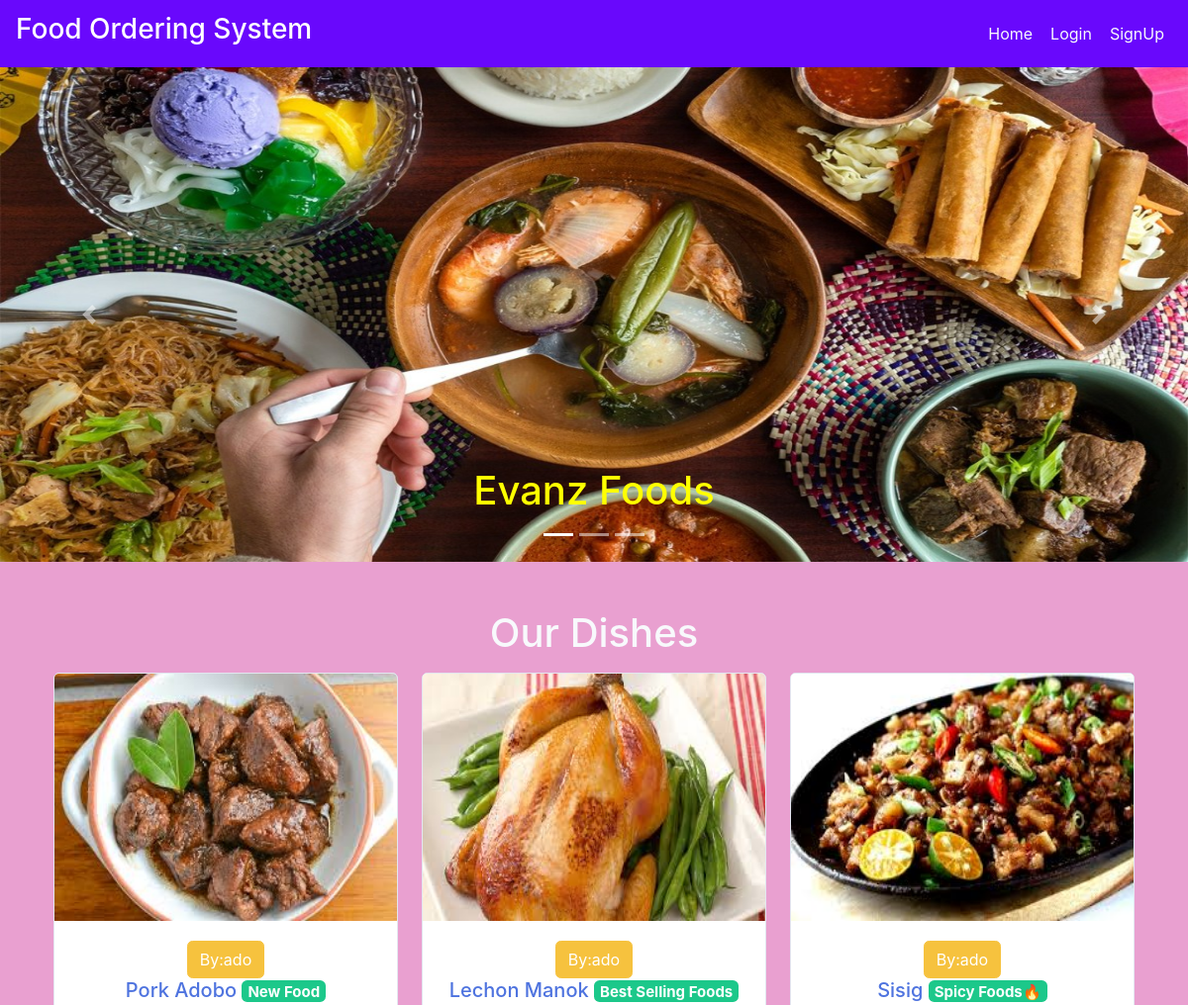
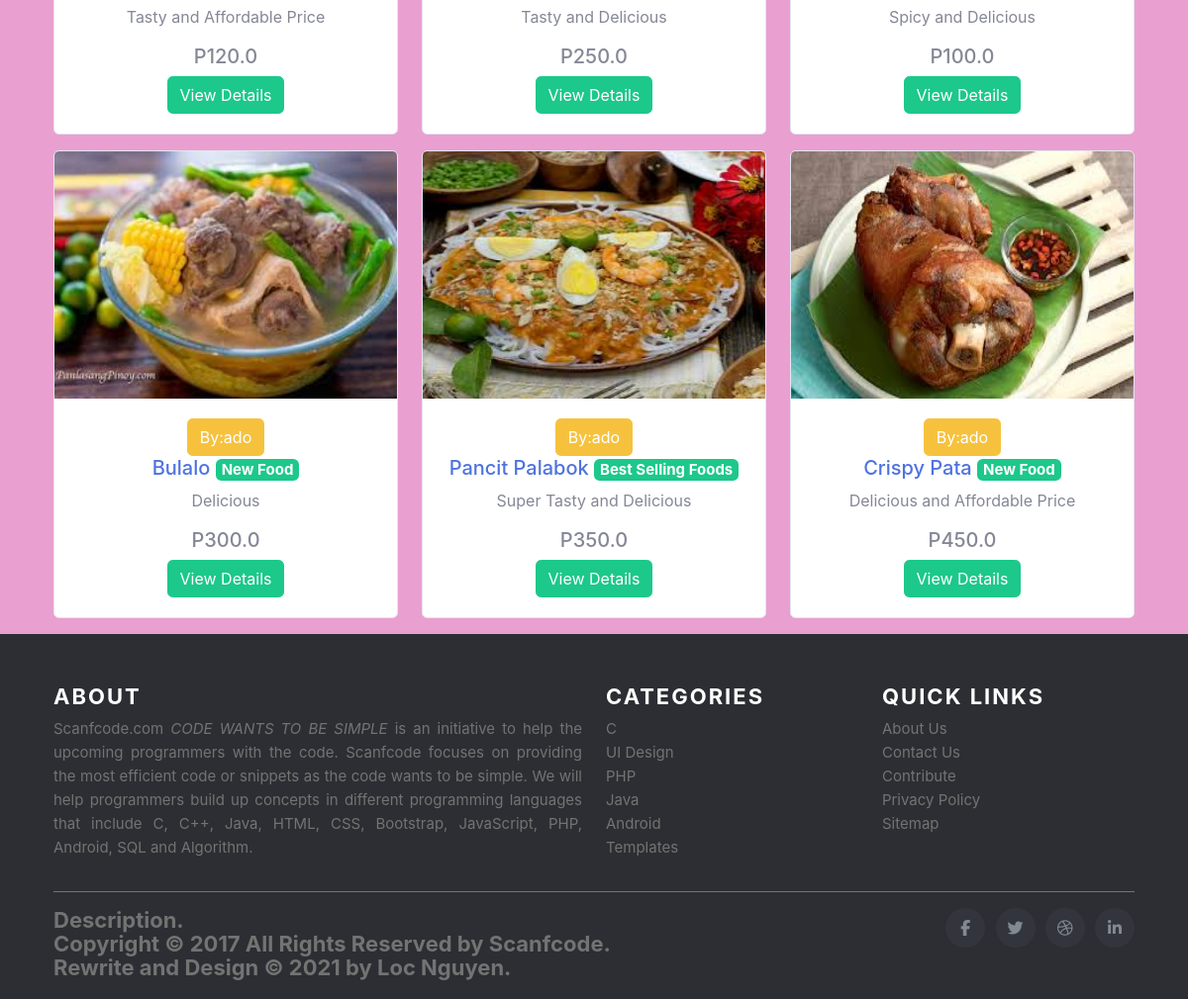
The page / on the database its author committed (2 pictures, top to bottom).
### main/models.py (models this page shows, shortened)
class Item(models.Model):
    LABELS = (
        ('Best Selling Foods', 'Best Selling Foods'),
        ('New Food', 'New Food'),
        ('Spicy Foods🔥', 'Spicy Foods🔥'),
    )
    LABEL_COLOUR = (
        ('danger', 'danger'),
        ('success', 'success'),
        ('primary', 'primary'),
        ('info', 'info'),
        ('warning', 'warning'),
    )
    title = models.CharField(max_length=150)
    description = models.CharField(max_length=250,blank=True)
    price = models.FloatField()
    pieces = models.IntegerField(default=6)
    instructions = models.CharField(max_length=250,default="Available")
    image = models.ImageField(default='default.png', upload_to='images/')
    labels = models.CharField(max_length=25, choices=LABELS, blank=True)
    label_colour = models.CharField(max_length=15, choices=LABEL_COLOUR, blank=True)
    slug = models.SlugField(default="foods")
    created_by = models.ForeignKey(User, on_delete=models.CASCADE)

### main/views.py (the view)
# urls.py: path('', MenuListView.as_view(), name='home'),
class MenuListView(ListView):
    model = Item
    template_name = 'main/home.html'
    context_object_name = 'menu_items'

### main/templates/main/home.html (shortened to what this page needs)
{% extends "main/layout.html" %}
{% block content %}
  <div class="home bg-danger" style="background-color: #E9A0D0!important;">
    <div id="carouselExampleCaptions" class="carousel slide mb-5" data-ride="carousel" style="height: 500px;">
        <ol class="carousel-indicators">
          <li data-target="#carouselExampleCaptions" data-slide-to="0" class="active"></li>
          <li data-target="#carouselExampleCaptions" data-slide-to="1"></li>
          <li data-target="#carouselExampleCaptions" data-slide-to="2"></li>
        </ol>
        <div class="carousel-inner">
          <div class="carousel-item active">
            <img src="../media/garantisado.jpg" class="d-block w-100" alt="sushi1" height="500px">
            <div class="carousel-caption d-none d-md-block text-dark">
              <h1 style="color: yellow">Evanz Foods</h1>
            </div>
          </div>
        </div>
        <a class="carousel-control-prev" href="#carouselExampleCaptions" role="button" data-slide="prev">
          <span class="carousel-control-prev-icon" aria-hidden="true"></span>
        </a>
        <a class="carousel-control-next" href="#carouselExampleCaptions" role="button" data-slide="next">
          <span class="carousel-control-next-icon" aria-hidden="true"></span>
        </a>
    </div>
    <div class="container">
      <h1 class="text-center text-light mb-3">Our Dishes</h1>
      <div class="row">
        {% for item in menu_items %}
            <div class="col-sm-4">
                <div class="card mb-3" style="height: fit-content; overflow: auto;">
                  <img src="{{ item.image.url }}" style="height: 250px;">
                    <div class="card-body text-center">
                      <button class="btn btn-warning">By:{{ item.created_by }}</button>
                      <h5 class="text-center"><a href="{% url 'main:dishes' item.slug %}">{{ item.title }} </a><span class="badge badge-{{ item.label_colour }}">{{ item.labels }}</span></h5>
                      <p class="text-center">{{ item.description }}</p>
                      <h5 class="text-center">P{{ item.price }}</h5>
                      <a href="{% url 'main:dishes' item.slug %}" class="btn btn-success">View Details</a>
                    </div>
                </div>
            </div>
        {% endfor %}
      </div>
    </div>
  </div>
{% endblock content %}

### main/templates/main/layout.html (shortened to what this page needs)
{% load get_group %}
{% load static %}
<!DOCTYPE html>
<html lang="en">
<head>
    <link rel="stylesheet" href="https://maxcdn.bootstrapcdn.com/bootstrap/4.0.0/css/bootstrap.min.css">
    <link rel="stylesheet" type="text/css" href="{% static 'main/styles.css' %}">
    <link rel="stylesheet" type="text/css" href="{% static 'main/sb-admin-2.min.css' %}">
</head>
<body>
    <nav class="navbar navbar-expand-lg navbar-dark bg-primary">
        <a class="navbar-brand" href="/"><h3>Food Ordering System</h3></a>
        <div class="collapse navbar-collapse" id="navbarNav">
            <ul class="navbar-nav ml-auto">
                    <li><a href="{% url 'main:home' %}" class="mr-2 text-light"  style="padding-left: 10px">Home</a></li>
                {% if user.is_authenticated %}
                    {% if request.user|has_group:"admin_owner" %}
                        <li><a href="{% url 'main:admin_dashboard' %}" class="mr-2 text-light">DashBoard</a></li>
                        <li>
                            <form class="logout-link" action="{% url 'accounts:logout' %}" method="post">
                                {% csrf_token %}
                                <button type="submit" class="mr-2">Logout</button>
                            </form>
                        </li>
                    {% else %}
                        <li><a href="{% url 'main:cart' %}" class="mr-2 text-light"  style="padding-left: 10px">My Cart🛒</a></li>
                        <li><a href="{% url 'main:order_details' %}" class="mr-2 text-light"  style="padding-left: 10px">Your Orders</a></li>
                        <li>
                            <form class="logout-link" action="{% url 'accounts:logout' %}" method="post">
                                {% csrf_token %}
                                <button type="submit" class="mr-2"  style="padding-left: 10px">Logout</button>
                            </form>
                        </li>
                    {% endif %}
                {% else %}
                    <li><a href="{% url 'accounts:login' %}" class="mr-2 text-light"  style="padding-left: 10px">Login</a></li>
                    <li><a href="{% url 'accounts:signup' %}" class="mr-2 text-light"  style="padding-left: 10px">SignUp</a></li>
                {% endif %}
            </ul>
        </div>
    </nav>
    <main role="main">
        {% block content %}{% endblock %}
    </main>
    <footer class="site-footer" style="background-color: #2d2e33;">
      <div class="container">
        <div class="row">
          <div class="col-sm-12 col-md-6">
            <h6 style="font-weight: bold;font-size: 22px">About</h6>
            <p class="text-justify">Scanfcode.com <i>CODE WANTS TO BE SIMPLE </i> is an initiative  to help the upcoming programmers with the code. Scanfcode focuses on providing the most efficient code or snippets as the code wants to be simple. We will help programmers build up concepts in different programming languages that include C, C++, Java, HTML, CSS, Bootstrap, JavaScript, PHP, Android, SQL and Algorithm.</p>
          </div>
          <div class="col-xs-6 col-md-3">
            <h6 style="font-weight: bold;font-size: 22px">Categories</h6>
            <ul class="footer-links">
              <li><a href="http://scanfcode.com/category/c-language/">C</a></li>
              <li><a href="http://scanfcode.com/category/front-end-development/">UI Design</a></li>
              <li><a href="http://scanfcode.com/category/back-end-development/">PHP</a></li>
              <li><a href="http://scanfcode.com/category/java-programming-language/">Java</a></li>
              <li><a href="http://scanfcode.com/category/android/">Android</a></li>
              <li><a href="http://scanfcode.com/category/templates/">Templates</a></li>
            </ul>
          </div>
          <div class="col-xs-6 col-md-3">
            <h6 style="font-weight: bold;font-size: 22px">Quick Links</h6>
            <ul class="footer-links">
                <li><a href="https://www.facebook.com/locNguyen1609/">About Us</a></li>
                <li><a href="http://scanfcode.com/contact/">Contact Us</a></li>
                <li><a href="http://scanfcode.com/contribute-at-scanfcode/">Contribute</a></li>
                <li><a href="http://scanfcode.com/privacy-policy/">Privacy Policy</a></li>
                <li><a href="http://scanfcode.com/sitemap/">Sitemap</a></li>
            </ul>
          </div>
        </div>
        <hr>
      </div>
      <div class="container">
        <div class="row">
          <div class="col-md-8 col-sm-6 col-xs-12">
              <p class="copyright-text" style="font-weight: bold;font-size: 22px">Description.
            <p class="copyright-text">Copyright &copy; 2017 All Rights Reserved by
         <a href="#">Scanfcode</a>.
                <p class="copyright-text">Rewrite and Design &copy; 2021 by
         <a href="https://www.fb.com/locNguyen1609/">Loc Nguyen</a>.
            </p>
          </div>
          <div class="col-md-4 col-sm-6 col-xs-12">
            <ul class="social-icons">
              <li><a class="facebook" href="https://www.fb.com/locNguyen1609/"><i class="fa fa-facebook"></i></a></li>
              <li><a class="twitter" href="#"><i class="fa fa-twitter"></i></a></li>
              <li><a class="dribbble" href="#"><i class="fa fa-dribbble"></i></a></li>
              <li><a class="linkedin" href="https://www.linkedin.com/in/loc-nguyen-ba307b203/"><i class="fa fa-linkedin"></i></a></li>
            </ul>
          </div>
        </div>
      </div>
</footer>

### main/static/main/styles.css (style rules this page uses)
.bg-primary { background-color: #6908FC; }
.bg-danger { background-color:#E9A0D0!important; }

### rows shown on the page
Item: image (picture), created_by "ado", title "Pork Adobo", labels "New Food", description "Tasty and Affordable Price", price "120.0"
Item: image (picture), created_by "ado", title "Lechon Manok", labels "Best Selling Foods", description "Tasty and Delicious", price "250.0"
Item: image (picture), created_by "ado", title "Sisig", labels "Spicy Foods🔥", description "Spicy and Delicious", price "100.0"
Item: image (picture), created_by "ado", title "Bulalo", labels "New Food", description "Delicious", price "300.0"
Item: image (picture), created_by "ado", title "Pancit Palabok", labels "Best Selling Foods", description "Super Tasty and Delicious", price "350.0"
Item: image (picture), created_by "ado", title "Crispy Pata", labels "New Food", description "Delicious and Affordable Price", price "450.0"
